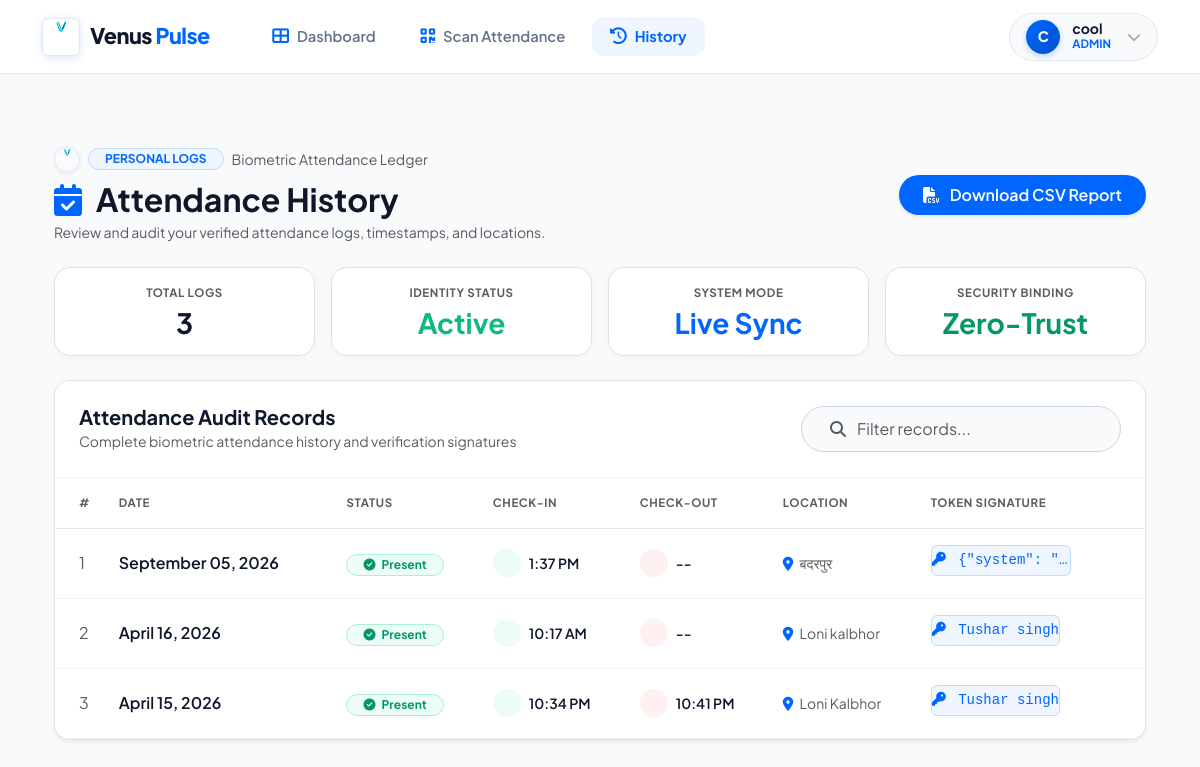
/attendance/history/ (signed in), run on the app's committed database.
### home/models.py (models this page shows, shortened)
class Attendance(models.Model):
    user = models.ForeignKey(User, on_delete=models.CASCADE)
    name = models.CharField(max_length=100, blank=True, null=True)
    email = models.EmailField(blank=True, null=True)
    qr_code = models.TextField()
    ip_address = models.GenericIPAddressField(blank=True, null=True)
    date = models.DateField(auto_now_add=True)
    time = models.TimeField(auto_now_add=True)
    ATTENDANCE_STATUS = (
        ('Present', 'Present'),
        ('Absent', 'Absent'),
        ('Late', 'Late'),
    )
    status = models.CharField(max_length=10, choices=ATTENDANCE_STATUS, default='Present')
    location_name = models.CharField(max_length=255, blank=True, null=True)
    location = models.CharField(max_length=255, blank=True, null=True)
    latitude = models.FloatField(blank=True, null=True)
    longitude = models.FloatField(blank=True, null=True)
    check_in = models.TimeField(blank=True, null=True)
    check_out = models.TimeField(blank=True, null=True)

### home/views.py (the view)
# urls.py: path('attendance/history/', views.attendance_history, name='attendance_history'),
@login_required
def attendance_history(request):
    records = Attendance.objects.filter(
        user=request.user).order_by('-date', '-check_in')
    return render(request, 'attendance_history.html', {
        'records': records,
        'name': request.user.get_full_name() or request.user.username,
    })

### templates/attendance_history.html (shortened to what this page needs)
{% extends "index.html" %}
{% load static %}
{% block content %}
<div class="container py-4">
  <div class="row mb-4 align-items-center">
    <div class="col-md-6 text-center text-md-start mb-3 mb-md-0">
      <div class="d-flex align-items-center gap-2 mb-2 justify-content-center justify-content-md-start">
        <img src="{% static 'logo.png' %}" onerror="this.src='/static/images/venus_logo.png'" alt="Venus Logo" class="rounded-circle shadow-sm" style="width: 26px; height: 26px; border: 1px solid #e2e8f0;" />
        <span class="badge rounded-pill px-3 py-1 fw-bold small" style="background: #eff6ff; color: #0066ff; border: 1px solid #bfdbfe;">
          PERSONAL LOGS
        </span>
        <span class="small text-muted">Biometric Attendance Ledger</span>
      </div>
      <h2 class="fw-bold mb-1" style="color: #0f172a;">
        <i class="fas fa-calendar-check me-2" style="color: #0066ff;"></i> Attendance History
      </h2>
      <p class="small mb-0 text-muted">Review and audit your verified attendance logs, timestamps, and locations.</p>
    </div>
    <div class="col-md-6 text-center text-md-end">
      {% if user.is_staff or user.is_superuser %}
      <a href="{% url 'export_attendance_csv' %}" class="btn rounded-pill px-4 py-2 fw-semibold text-white shadow-sm" style="background: #0066ff; border: none;">
        <i class="fas fa-file-csv me-2"></i> Download CSV Report
      </a>
      {% endif %}
    </div>
  </div>
  <div class="row g-3 mb-4">
    <div class="col-6 col-md-3">
        <div class="card border rounded-4 text-center p-3 shadow-xs bg-white" style="border-color: #e2e8f0;">
            <div class="small fw-bold text-uppercase mb-1 text-muted" style="font-size: 0.72rem; letter-spacing: 0.6px;">Total Logs</div>
            <div class="h3 fw-bold mb-0" style="color: #0f172a;">{{ records|length }}</div>
        </div>
    </div>
    <div class="col-6 col-md-3">
        <div class="card border rounded-4 text-center p-3 shadow-xs bg-white" style="border-color: #e2e8f0;">
            <div class="small fw-bold text-uppercase mb-1 text-muted" style="font-size: 0.72rem; letter-spacing: 0.6px;">Identity Status</div>
            <div class="h3 fw-bold mb-0" style="color: #10b981;">Active</div>
        </div>
    </div>
    <div class="col-6 col-md-3">
        <div class="card border rounded-4 text-center p-3 shadow-xs bg-white" style="border-color: #e2e8f0;">
            <div class="small fw-bold text-uppercase mb-1 text-muted" style="font-size: 0.72rem; letter-spacing: 0.6px;">System Mode</div>
            <div class="h3 fw-bold mb-0" style="color: #0066ff;">Live Sync</div>
        </div>
    </div>
    <div class="col-6 col-md-3">
        <div class="card border rounded-4 text-center p-3 shadow-xs bg-white" style="border-color: #e2e8f0;">
            <div class="small fw-bold text-uppercase mb-1 text-muted" style="font-size: 0.72rem; letter-spacing: 0.6px;">Security Binding</div>
            <div class="h3 fw-bold mb-0" style="color: #059669;">Zero-Trust</div>
        </div>
    </div>
  </div>
  <div class="card border rounded-4 overflow-hidden shadow-sm bg-white" style="border-color: #e2e8f0;">
    <div class="card-header p-4 bg-white d-flex flex-wrap align-items-center justify-content-between gap-3" style="border-bottom: 1px solid #f1f5f9;">
        <div>
          <h5 class="fw-bold mb-0" style="color: #0f172a;">Attendance Audit Records</h5>
          <span class="small text-muted">Complete biometric attendance history and verification signatures</span>
        </div>
        <div class="input-group rounded-pill px-3 py-1" style="background: #f8fafc; border: 1px solid #cbd5e1; max-width: 320px;">
            <span class="input-group-text bg-transparent border-0 text-muted"><i class="fas fa-search"></i></span>
            <input type="text" id="historySearch" class="form-control bg-transparent border-0 shadow-none ps-0" style="color: #0f172a;" placeholder="Filter records...">
        </div>
    </div>
    <div class="card-body p-0">
      <div class="table-responsive">
        <table class="table align-middle mb-0" id="historyTable" style="color: #334155;">
          <thead style="background: #f8fafc; border-bottom: 1px solid #e2e8f0;">
            <tr>
              <th class="ps-4 py-3 text-muted" style="font-size: 0.72rem; letter-spacing: 0.6px; text-transform: uppercase;">#</th>
              <th class="py-3 text-muted" style="font-size: 0.72rem; letter-spacing: 0.6px; text-transform: uppercase;">Date</th>
              <th class="py-3 text-muted" style="font-size: 0.72rem; letter-spacing: 0.6px; text-transform: uppercase;">Status</th>
              <th class="py-3 text-muted" style="font-size: 0.72rem; letter-spacing: 0.6px; text-transform: uppercase;">Check-In</th>
              <th class="py-3 text-muted" style="font-size: 0.72rem; letter-spacing: 0.6px; text-transform: uppercase;">Check-Out</th>
              <th class="py-3 text-muted" style="font-size: 0.72rem; letter-spacing: 0.6px; text-transform: uppercase;">Location</th>
              <th class="pe-4 py-3 text-muted" style="font-size: 0.72rem; letter-spacing: 0.6px; text-transform: uppercase;">Token Signature</th>
            </tr>
          </thead>
          <tbody>
            {% for record in records %}
            <tr style="border-bottom: 1px solid #f1f5f9;">
              <td class="ps-4 py-3 text-muted">{{ forloop.counter }}</td>
              <td class="py-3 fw-semibold" style="color: #0f172a;">{{ record.date|date:"F d, Y" }}</td>
              <td class="py-3">
                {% if record.status == 'Present' %}
                  <span class="badge rounded-pill px-3 py-1 fw-bold" style="background: #ecfdf5; color: #059669; border: 1px solid #a7f3d0;">
                    <i class="fas fa-check-circle me-1"></i> {{ record.status }}
                  </span>
                {% else %}
                  <span class="badge rounded-pill px-3 py-1 fw-bold" style="background: #f1f5f9; color: #64748b;">
                    {{ record.status }}
                  </span>
                {% endif %}
              </td>
              <td class="py-3" style="color: #0f172a;">
                <div class="d-flex align-items-center">
                  <div class="rounded-circle me-2 d-flex align-items-center justify-content-center" style="width: 28px; height: 28px; background: #ecfdf5; color: #10b981;">
                  </div>
                  <span class="small fw-semibold">{{ record.check_in|time:"g:i A"|default:"--" }}</span>
                </div>
              </td>
              <td class="py-3" style="color: #0f172a;">
                <div class="d-flex align-items-center">
                  <div class="rounded-circle me-2 d-flex align-items-center justify-content-center" style="width: 28px; height: 28px; background: #fff1f2; color: #f43f5e;">
                  </div>
                  <span class="small fw-semibold">{{ record.check_out|time:"g:i A"|default:"--" }}</span>
                </div>
              </td>
              <td class="py-3 small text-muted">
                <i class="fas fa-location-dot me-1" style="color: #0066ff;"></i> {{ record.location_name|default:"Premises Verified" }}
              </td>
              <td class="pe-4 py-3">
                <span class="text-truncate d-inline-block small rounded px-2.5 py-1" style="max-width: 140px; font-family: monospace; background: #eff6ff; color: #0066ff; border: 1px solid #bfdbfe;" title="{{ record.qr_code }}">
                  <i class="fas fa-key me-1"></i> {{ record.qr_code|truncatechars:15 }}
                </span>
              </td>
            </tr>
            {% endfor %}
          </tbody>
        </table>
      </div>
    </div>
  </div>
</div>
{% endblock %}

### templates/index.html (shortened to what this page needs)
{% load static %}
<!DOCTYPE html>
<html lang="en">
  <head>
    <link href="https://cdn.jsdelivr.net/npm/bootstrap@5.3.0/dist/css/bootstrap.min.css" rel="stylesheet" />
    <link href="https://cdnjs.cloudflare.com/ajax/libs/font-awesome/6.5.0/css/all.min.css" rel="stylesheet" />
    <link rel="stylesheet" href="https://cdnjs.cloudflare.com/ajax/libs/animate.css/4.1.1/animate.min.css" />
  </head>
  <body>
    <nav class="navbar navbar-expand-lg">
      <div class="container">
        <a class="navbar-brand" href="{% url 'home' %}">
          <img src="{% static 'logo.png' %}" onerror="this.src='/static/images/venus_logo.png'" alt="Venus Logo" width="38" height="38" class="rounded-2" />
          <span style="letter-spacing: -0.5px;">Venus <span style="color: var(--primary-blue); font-weight: 800;">Pulse</span></span>
        </a>
        <div class="collapse navbar-collapse" id="navbarMain">
          <ul class="navbar-nav me-auto ps-lg-4">
            {% if user.is_authenticated %}
              <li class="nav-item"><a class="nav-link {% if request.resolver_match.url_name == 'user_dashboard' %}active{% endif %}" href="{% url 'user_dashboard' %}"><i class="fas fa-th-large"></i> Dashboard</a></li>
              <li class="nav-item"><a class="nav-link {% if request.resolver_match.url_name == 'attendance' %}active{% endif %}" href="{% url 'attendance' %}"><i class="fas fa-qrcode"></i> Scan Attendance</a></li>
              <li class="nav-item"><a class="nav-link {% if request.resolver_match.url_name == 'attendance_history' %}active{% endif %}" href="{% url 'attendance_history' %}"><i class="fas fa-clock-rotate-left"></i> History</a></li>
            {% endif %}
          </ul>
          <div class="d-flex align-items-center gap-2">
            {% if user.is_authenticated %}
              <div class="dropdown">
                <div class="user-dropdown-toggle" data-bs-toggle="dropdown">
                  <div class="user-avatar">{{ user.username|slice:":1"|upper }}</div>
                  <div class="d-none d-md-block text-start">
                    <div class="small fw-bold lh-1" style="color: var(--text-heading);">{{ user.username }}</div>
                    <div class="text-xs fw-bold" style="font-size: 0.72rem; color: var(--primary-blue);">
                      {% if user.is_staff %}ADMIN{% else %}EMPLOYEE{% endif %}
                    </div>
                  </div>
                  <i class="fas fa-chevron-down small opacity-50 ms-1 text-muted"></i>
                </div>
              </div>
            {% else %}
              <a href="{% url 'login' %}" class="btn rounded-pill fw-bold text-white px-4 py-2 shadow-sm" style="background: var(--primary-blue); border: none;">Sign In</a>
            {% endif %}
          </div>
        </div>
      </div>
    </nav>
    <main class="container py-5">
      {% block content %}{% endblock %}
    </main>
  </body>
</html>

### templates/index.html (style rules this page uses)
:root { --primary-blue: #0066ff; --primary-hover: #0052cc; --bg-body: #f8fafc; --card-bg: #ffffff; --card-border: #e2e8f0; --text-heading: #0f172a; --text-body: #334155; --text-muted: #64748b; }
body { font-family: 'Plus Jakarta Sans', -apple-system, BlinkMacSystemFont, sans-serif; background-color: var(--bg-body); color: var(--text-body); min-height: 100vh; }
.navbar { height: 74px; background: #ffffff; border-bottom: 1px solid var(--card-border); box-shadow: 0 1px 4px rgba(0, 0, 0, 0.04); padding: 0; position: sticky; top: 0; z-index: 1020; }
.navbar-brand { font-weight: 800; font-size: 1.35rem; color: var(--text-heading) !important; letter-spacing: -0.5px; display: flex; align-items: center; gap: 10px; }
.navbar-brand img { border-radius: 10px; box-shadow: 0 2px 8px rgba(0, 102, 255, 0.15); border: 1px solid #e2e8f0; transition: transform 0.3s ease; }
.nav-link { color: var(--text-muted) !important; font-weight: 600; padding: 0.55rem 1.15rem !important; border-radius: 12px; margin: 0 4px; transition: all 0.2s ease; display: flex; align-items: center; font-size: 0.92rem; }
.nav-link i { margin-right: 8px; font-size: 1.05rem; color: var(--primary-blue); }
.nav-link.active { color: var(--primary-blue) !important; background: #eff6ff; font-weight: 700; }
.user-dropdown-toggle { background: #f8fafc; border: 1px solid var(--card-border); padding: 6px 16px; border-radius: 999px; display: flex; align-items: center; gap: 12px; cursor: pointer; transition: all 0.2s ease; color: var(--text-heading); }
.user-avatar { width: 34px; height: 34px; background: linear-gradient(135deg, #0066ff 0%, #0052cc 100%); color: white; border-radius: 50%; display: flex; align-items: center; justify-content: center; font-weight: 800; font-size: 0.9rem; box-shadow: 0 2px 6px rgba(0, 102, 255, 0.25); }
.card { border-radius: 20px; border: 1px solid var(--card-border); background: var(--card-bg); box-shadow: 0 2px 10px rgba(0, 0, 0, 0.03); color: var(--text-body); }

### data on the page
Attendance: date "September 05, 2026", status "Present", check_in "1:37 PM", check_out "--", location_name "बदरपुर", qr_code "{\"system\": \"…"
Attendance: date "April 16, 2026", status "Present", check_in "10:17 AM", check_out "--", location_name "Loni kalbhor", qr_code "Tushar singh"
Attendance: date "April 15, 2026", status "Present", check_in "10:34 PM", check_out "10:41 PM", location_name "Loni Kalbhor", qr_code "Tushar singh"

### other printed values
{{ user.username|slice:":1"|upper }} "C"
{{ user.username }} "cool"
{{ records|length }} "3"
